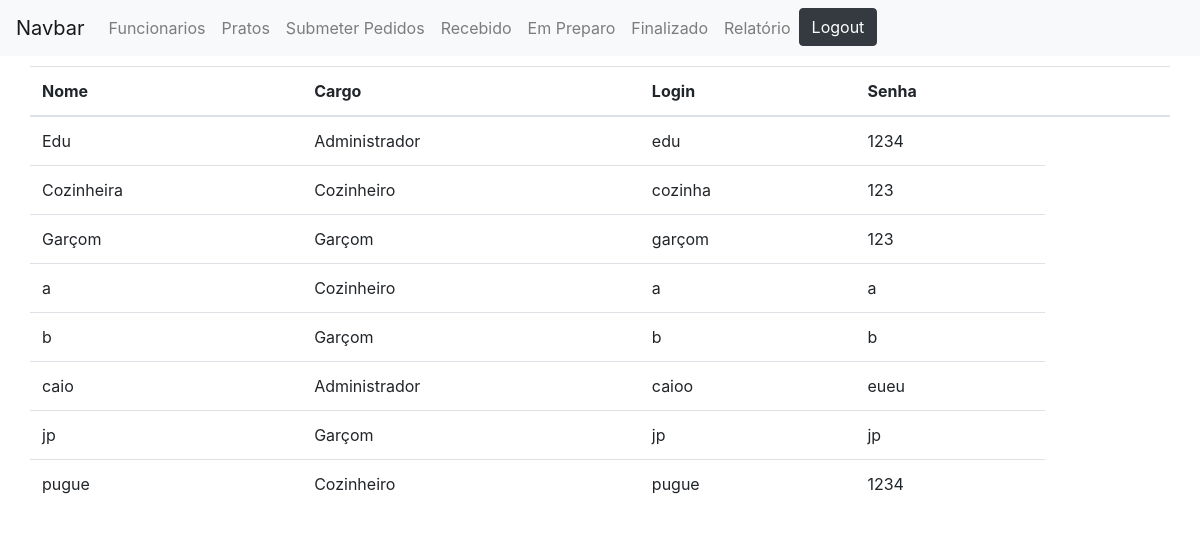
The app's page /Projeto/view/relUsuarios.php (signed in) with its own data.
### tables this page shows
CREATE TABLE `funcionarios` (
  `id` int(11) NOT NULL,
  `nome` varchar(255) NOT NULL,
  `login` varchar(255) DEFAULT NULL,
  `senha` varchar(45) DEFAULT NULL,
  `cargo_idCargo` int(11) NOT NULL
);

CREATE TABLE `cargo` (
  `idCargo` int(11) NOT NULL,
  `descricao` varchar(45) DEFAULT NULL
);

### Projeto/class/Conexao.php (called while the page is built, shortened)
<?php
abstract class Conexao{
    public function __construct()
    {
        $this->user = 'root';
        $this->pass = '';
        $this->dbname = 'projeto-ultimo';
        try {
        $this->pdo = new PDO("mysql:host=localhost; dbname=$this->dbname;charset=utf8", $this->user, $this->pass);
        } catch (PDOException $e) {
        echo 'Erro ao conectar com o banco de dados<br>';
        echo $e->getMessage();
        }
    }
}

### Projeto/controller/funcionarioController.php (called while the page is built, shortened)
<?php
require_once '../class/Funcionario.php';
$funcionario =  new Funcionario;

### Projeto/class/Funcionario.php (called while the page is built, shortened)
<?php
require_once 'Conexao.php';
final class Funcionario extends Conexao {
    public function getAllFuncionarios() {
        $sql = "SELECT * FROM funcionarios f, cargo c where f.cargo_idCargo = c.idCargo";
        $result = $this->pdo->query($sql);
        return $result;
    }
}

### Projeto/view/relUsuarios.php (the view, shortened to what this page needs)
<!DOCTYPE html>
<html>
<head>
    <link rel="stylesheet" href="https://stackpath.bootstrapcdn.com/bootstrap/4.3.1/css/bootstrap.min.css">
</head>
<body>
    <?php
        require_once '../class/Funcionario.php';
    ?>
    <?php
        require_once '../controller/funcionarioController.php';
    ?>
<nav class="navbar navbar-expand-lg navbar-light bg-light" id="navbar">
  <a class="navbar-brand" href="#">Navbar</a>
  <div class="collapse navbar-collapse" id="navbarNavAltMarkup">
    <div class="navbar-nav">
    <?php
            if($_SESSION['cargo'] == 1){
                echo "
                <a class='nav-item nav-link' href='crudFuncionarios.php'>Funcionarios</a>
                <a class='nav-item nav-link' href='crudPratos.php'>Pratos</a>
                <a class='nav-item nav-link' href='submeterPedido.php'>Submeter Pedidos</a>
                <a class='nav-item nav-link' href='recebido.php'>Recebido</a>
                <a class='nav-item nav-link' href='PedidoEmPreparo.php'>Em Preparo</a>
                <a class='nav-item nav-link' href='PedidoFinalizado.php'>Finalizado</a>
                <a class='nav-item nav-link' href='Relatorio.php'>Relatório</a>
                ";
            }else if($_SESSION['cargo'] == 2){
                echo "
                <a class='nav-item nav-link' href='crudPratos.php'>Pratos</a>
                <a class='nav-item nav-link' href='recebido.php'>Recebido</a>
                <a class='nav-item nav-link' href='#'>Em Preparo</a>
                <a class='nav-item nav-link' href='#'>Finalizado</a>
                <a class='nav-item nav-link' href='#'>Relatório</a>
                ";
            }
        ?>
    <div id="btnLogout">
    <a class="btn btn-dark" href="../controller/loginController.php">Logout</a>
    </div>
  </div>
</nav>
    <div class="container">
        <div class="row justify-content-right">
            <table class="table">
                <thead>
                    <tr>
                        <th>Nome</th>
                        <th>Cargo</th>
                        <th>Login</th>
                        <th>Senha</th>
                        <th></th>
                        <th></th>
                    </tr>
                </thead>
                <?php
                    $resultado = $funcionario->getAllFuncionarios();
                    while($result = $resultado->fetch(PDO::FETCH_OBJ)){
                        echo "
                        <tr>
                            <td>$result->nome</td>
                            <td>$result->descricao</td>
                            <td>$result->login</td>
                            <td>$result->senha</td></tr>";
                    }
                ?>
            </table>
        </div>
    </div>
</body>
</html>

### Projeto/view/relUsuarios.php (style rules this page uses)
#navbar { margin-bottom: 10px; }

### records on screen
funcionarios: nome "Edu", cargo_idCargo.descricao "Administrador", login "edu", senha "1234"
funcionarios: nome "Cozinheira", cargo_idCargo.descricao "Cozinheiro", login "cozinha", senha "123"
funcionarios: nome "Garçom", cargo_idCargo.descricao "Garçom", login "garçom", senha "123"
funcionarios: nome "a", cargo_idCargo.descricao "Cozinheiro", login "a", senha "a"
funcionarios: nome "b", cargo_idCargo.descricao "Garçom", login "b", senha "b"
funcionarios: nome "caio", cargo_idCargo.descricao "Administrador", login "caioo", senha "eueu"
funcionarios: nome "jp", cargo_idCargo.descricao "Garçom", login "jp", senha "jp"
funcionarios: nome "pugue", cargo_idCargo.descricao "Cozinheiro", login "pugue", senha "1234"
